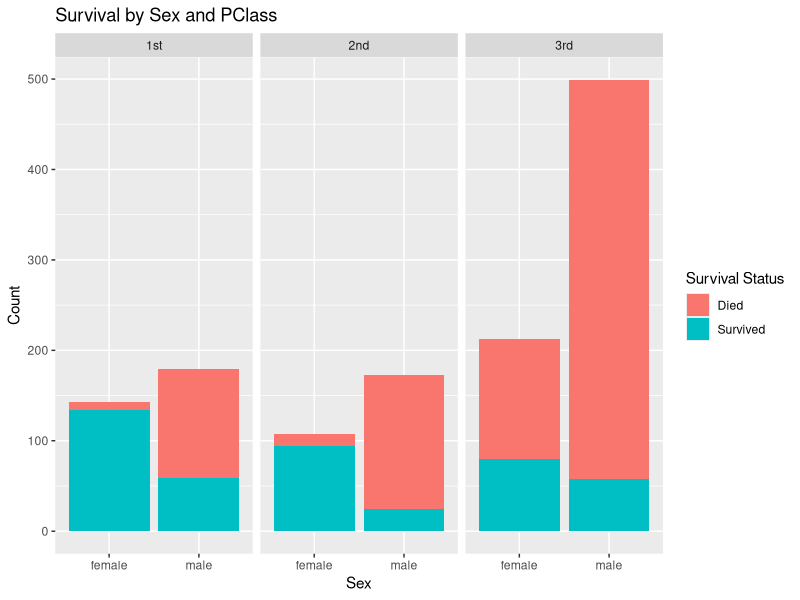
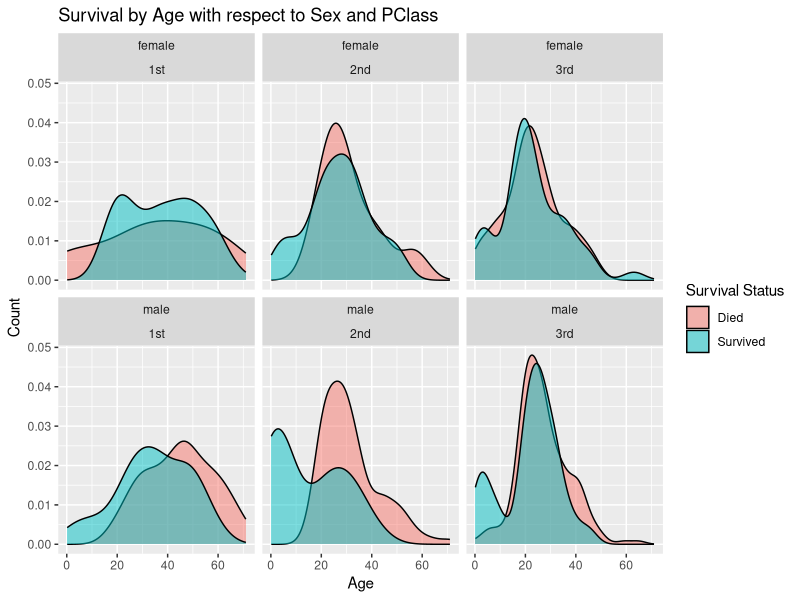

The R source for these figures, in order:
## ---- chunk 1
#knitr::opts_chunk$set(echo = TRUE)
library(tidyverse)
library(ggplot2)

## ---- chunk 2
# Load the data and calculate the mean volume for each tree type

data <- read.table("resources/treeVolume.txt", header=TRUE)
mean_vol_beech <- mean(data[data$type == "beech", "volume"])
mean_vol_oak <- mean(data[data$type == "oak", "volume"])
## ---- chunk 3
aov_result <- aov(volume ~ type, data=data)
summary(aov_result)
## ---- chunk 4
t_test_result <- t.test(data[data$type == "beech", "volume"], data[data$type == "oak", "volume"])
t_test_result
## ---- chunk 5
# calculate mean volumes for each tree type
mean_volumes <- tapply(data$volume, data$type, mean)
mean_volumes
## ---- chunk 6
# create multiple linear regression model
reg_model <- lm(volume ~ type + diameter + height, data = data)
summary(reg_model)
## ---- chunk 7
# create multiple linear regression model with interaction term
reg_model_interaction <- lm(volume ~ type * diameter + height, data = data)
summary(reg_model_interaction)
## ---- chunk 8
# create multiple linear regression model with interaction term
reg_model_interaction <- lm(volume ~ type + diameter + height * type, data = data)
summary(reg_model_interaction)
## ---- chunk 9
lm_all <- lm(volume ~ diameter + height + type, data=data)
summary(lm_all)
## ---- chunk 10
mean_diam <- mean(data$diameter)
mean_height <- mean(data$height)

predicted_vol <- predict(lm_all, newdata=data.frame(diameter=mean_diam, height=mean_height, type="beech"))
predicted_vol
## ---- chunk 11
data$log_diameter <- log(data$diameter)
data$log_height <- log(data$height)
## ---- chunk 12
model2 <- lm(volume ~ log_diameter + log_height + type, data = data)
summary(model2)
## ---- chunk 13
knitr::opts_chunk$set(echo = TRUE)
titanic <- read.table("resources/titanic.txt", header = TRUE)
## ---- chunk 14
titanic %>%
  mutate(Survived = factor(Survived, labels = c("Died", "Survived"))) %>% 
  ggplot(aes(x = Sex, fill = Survived)) +
  geom_bar() +
  facet_wrap(~PClass) +
  labs(
    title = "Survival by Sex and PClass",
    x = "Sex",
    y = "Count",
    fill = "Survival Status"
  )
## ---- chunk 15
titanic %>%
  mutate(Survived = factor(Survived, labels = c("Died", "Survived"))) %>% 
  ggplot(aes(x = Age, fill = Survived)) +
  geom_density(alpha = 0.5) +
  facet_wrap(~Sex + PClass) +
  labs(x = "Age",
       y = "Count",
       title = "Survival by Age with respect to Sex and PClass",
       fill = "Survival Status")
## ---- chunk 16
model <- glm(Survived ~ PClass + Age + Sex, data = titanic, family = binomial)
model_summary <- summary(model)$coefficients
model_summary
## ---- chunk 17
age_effect_estimate <- summary(model)$coefficients["Age", "Estimate"]
age_p_value <- summary(model)$coefficients["Age", "Pr(>|z|)"]

pclass2nd_p_value <- summary(model)$coefficients["PClass2nd", "Pr(>|z|)"]
pclass3nd_p_value <- summary(model)$coefficients["PClass3rd", "Pr(>|z|)"]
sexmale_p_value <- summary(model)$coefficients["Sexmale", "Pr(>|z|)"]
## ---- chunk 18
model_age_pclass <- glm(Survived ~ Age:PClass, data = titanic, family = "binomial")
age_first_class = summary(model_age_pclass)$coefficients["Age:PClass1st", "Pr(>|z|)"]
age_second_class = summary(model_age_pclass)$coefficients["Age:PClass2nd", "Pr(>|z|)"]
age_third_class = summary(model_age_pclass)$coefficients["Age:PClass3rd", "Pr(>|z|)"]
## ---- chunk 19
model_age_sex <- glm(Survived ~ Age:Sex, data = titanic, family = "binomial")
age_female = summary(model_age_sex)$coefficients["Age:Sexfemale", "Pr(>|z|)"]
age_male = summary(model_age_sex)$coefficients["Age:Sexmale", "Pr(>|z|)"]
## ---- chunk 20
model <- glm(Survived ~ Age*PClass*Sex, data = titanic, family = "binomial")
male_first <- predict(model, data.frame(Age = 55, PClass = "1st", Sex = "male"), type = "response") 
male_second <- predict(model, data.frame(Age = 55, PClass = "2nd", Sex = "male"), type = "response") 
male_third <- predict(model, data.frame(Age = 55, PClass = "3rd", Sex = "male"), type = "response") 

female_first <- predict(model, data.frame(Age = 55, PClass = "1st", Sex = "female"), type = "response") 
female_second <- predict(model, data.frame(Age = 55, PClass = "2nd", Sex = "female"), type = "response") 
female_third <- predict(model, data.frame(Age = 55, PClass = "3rd", Sex = "female"), type = "response") 
## ---- chunk 21
class_survival_p_value = chisq.test(table(titanic$Survived, titanic$PClass))$p.value 
## ---- chunk 22
sex_survival_p_value = chisq.test(table(titanic$Survived, titanic$Sex))$p.value 
## ---- chunk 23
# Load the data
coups <- read.table("resources/coups.txt", header=TRUE)

# Fit the Poisson regression model
model <- glm(miltcoup ~ oligarchy + pollib + parties + pctvote + popn + size + numelec + numregim, data=coups, family="poisson")
# or model <- glm(miltcoup ~ ., data = coups, family = "poisson")

# Print the model summary
summary(model)
